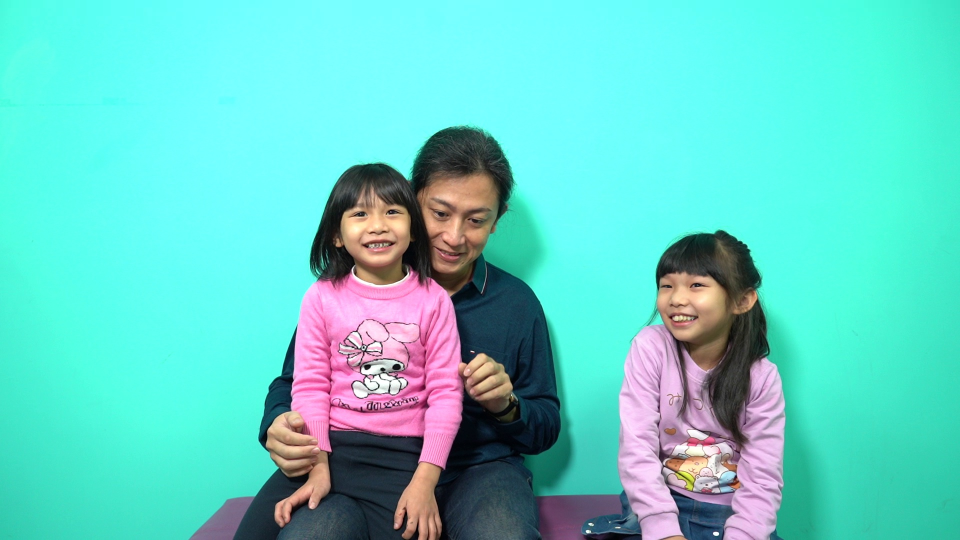
#> input picture day13/img.jpg, 1920 x 1080 px, given in place of the camera (shown at 1/2 size)
$ python pra14-2.py
#> lines starting #> are read from the running program, lines starting #| are printed output that depends on the picture; after the words box and inside, x2 and y2 are one past the last pixel; in counts of white or black regions, pixels touching at a corner belong together
import cv2
import numpy as np

blue_lower = np.array([87,0,0])
blue_upper = np.array([170,68,120])

red_lower = np.array([0,0,149])
red_upper = np.array([115,68,215])

cap = cv2.VideoCapture(1)

while True:
    ret,frame = cap.read()
#> frame is the input picture: shape (1080, 1920, 3); mean B, G, R 199.2, 207.3, 99.3
    if ret:
        blue_mask = cv2.inRange(frame,blue_lower,blue_upper)
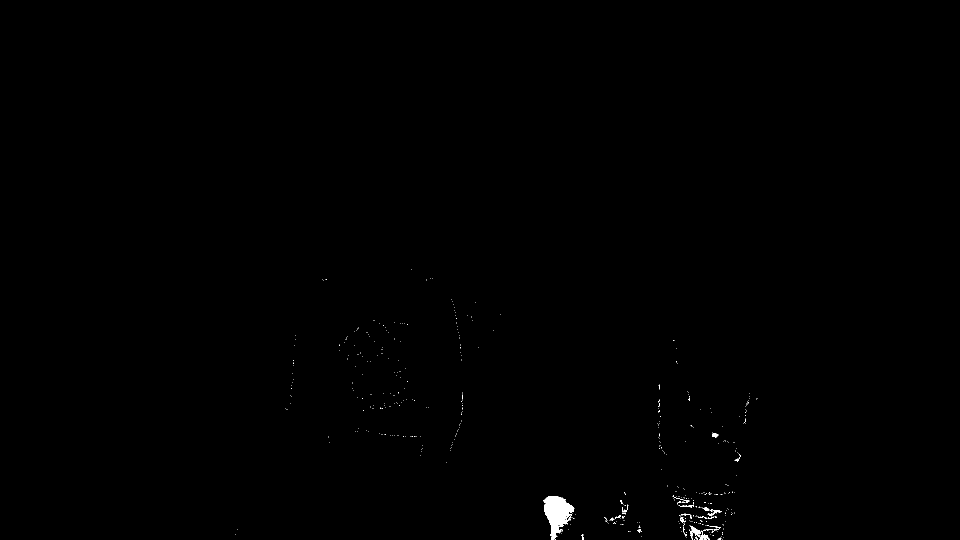
#> blue_mask: shape (1080, 1920) (shown at 1/2 size); 0.24% white; 454 white regions (436 under 20 px), largest, box (x1, y1, x2, y2) and area: (1087, 993, 1149, 1080) 2934, (1381, 1051, 1426, 1080) 390, (1403, 1015, 1444, 1033) 173
        red_mask = cv2.inRange(frame,red_lower,red_upper)
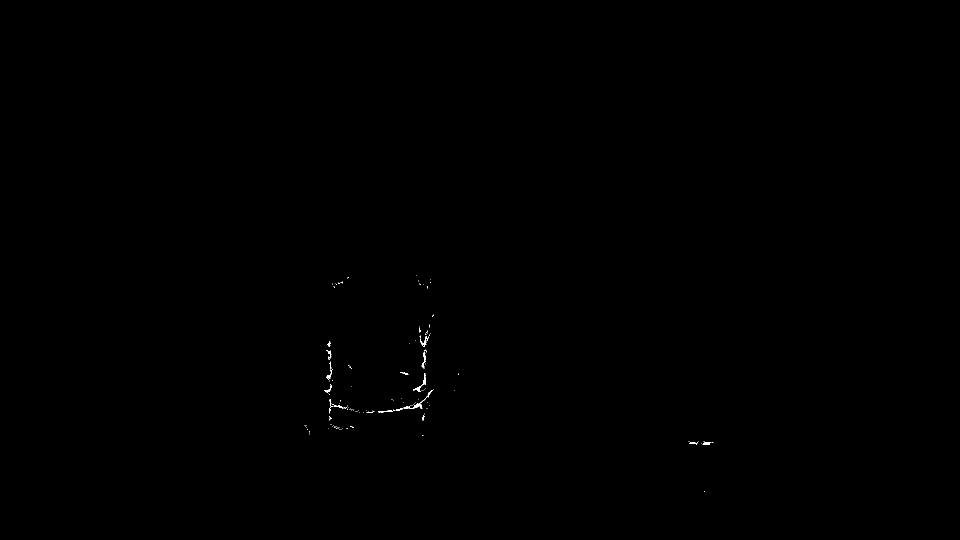
#> red_mask: shape (1080, 1920) (shown at 1/2 size); 0.07% white in thin lines or dots, all inside (x1, y1, x2, y2) = (609, 551, 1427, 983)
        blue_output = cv2.bitwise_and(frame,frame,mask=blue_mask)
        red_output = cv2.bitwise_and(frame,frame,mask=red_mask)

        kernel = cv2.getStructuringElement(cv2.MORPH_RECT,(5,5))
        blue_output = cv2.dilate(blue_output,kernel)
        red_output = cv2.dilate(red_output,kernel)
        blue_output = cv2.erode(blue_output,kernel)
        red_output = cv2.erode(red_output,kernel)

        blue_output_gray = cv2.cvtColor(blue_output,cv2.COLOR_BGR2GRAY)
        red_output_gray = cv2.cvtColor(red_output,cv2.COLOR_BGR2GRAY)

        blur_contour, hier = cv2.findContours(blue_output_gray,cv2.RETR_EXTERNAL,cv2.CHAIN_APPROX_SIMPLE)
#> blur_contour = 295 contours, 285 with area under 20; largest, box (x1, y1, x2, y2) and area: (1087, 993, 1149, 1080) 3049, (1344, 991, 1444, 1076) 868, (1379, 1051, 1441, 1080) 786, (1219, 1009, 1257, 1042) 198, (1424, 865, 1437, 876) 68
        for con in blur_contour:
            area = cv2.contourArea(con)
            if area > 500:
                x,y,w,h = cv2.boundingRect(con)
                cv2.rectangle(frame,(x,y),(x+w,y+h),(255,0,0),2)
#> this loop made 295 passes
#> (area, x, y, w, h) on passes 13, 44, 45: (786, 1379, 1051, 62, 29), (3049, 1087, 993, 62, 87), (868.5, 1344, 991, 100, 85)
#> area on passes 2, 4, 14, 38, 53: 25, 38, 38, 198.5, 22.5
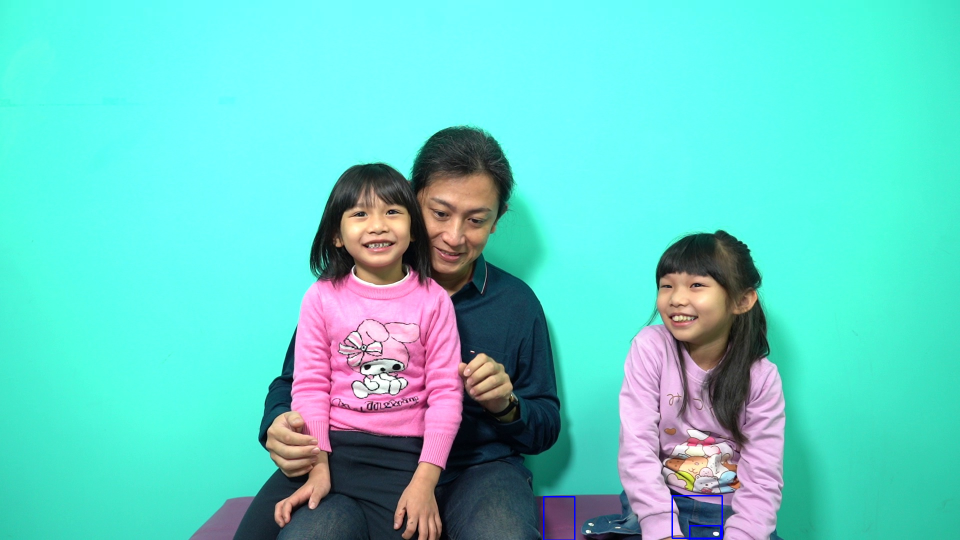
#> frame: shape (1080, 1920, 3) (shown at 1/2 size); 0.11% of pixels changed, all inside (x1, y1, x2, y2) = (1086, 990, 1446, 1080)

        red_contour,hier = cv2.findContours(red_output_gray,cv2.RETR_EXTERNAL,cv2.CHAIN_APPROX_SIMPLE)
#> red_contour = 68 contours, 55 with area under 20; largest, box (x1, y1, x2, y2) and area: (756, 779, 867, 825) 333, (841, 661, 860, 694) 154, (658, 798, 708, 827) 136, (843, 699, 853, 737) 133, (826, 746, 852, 783) 128
        for con in red_contour:
            area = cv2.contourArea(con)
            if area>500:
                x,y,w,h = cv2.boundingRect(con)
                cv2.rectangle(frame, (x,y),(x+w,y+h),(0,0,255),2)
#> this loop made 68 passes
#> area on passes 2, 3, 12, 30, 34, 38, 42, 43, 46, 47, 48, 50: 40, 55.5, 40.5, 136.5, 333, 53, 127.5, 21.5, 75, 56.5, 133, 31.5

        cv2.imshow('ori_video',frame)
    else:
        break
    if cv2.waitKey(1)==ord('q'):
#> (key q is pressed here)
        cv2.destroyAllWindows()
        cap.release()
        break
